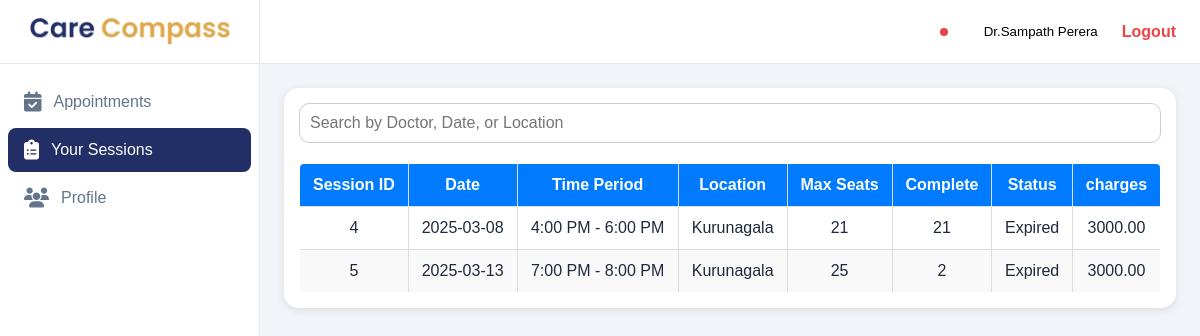
The page /doctor/sessions.php (signed in) on the database its author committed.
### tables this page shows
CREATE TABLE IF NOT EXISTS `sessions` (
  `id` int NOT NULL AUTO_INCREMENT,
  `doctorID` int NOT NULL,
  `date` varchar(100) NOT NULL,
  `timePeriod` varchar(250) NOT NULL,
  `location` varchar(100) NOT NULL,
  `SpecialtyID` int NOT NULL,
  `count` int NOT NULL,
  `appointmentCount` int NOT NULL,
  `status` varchar(100) DEFAULT NULL,
  `charges` decimal(10,2) DEFAULT NULL,
  PRIMARY KEY (`id`)
);

### functions/doctors.php (called while the page is built, shortened)
<?php
function getDoctorByUserId($conn, $userId){
    $sql = "SELECT * FROM doctors WHERE userId='$userId'";
    $result = mysqli_query($conn, $sql);
    $doctor = mysqli_fetch_assoc($result);
    return $doctor;
}

### functions/appointment.php (called while the page is built, shortened)
<?php
function getDoctorSessions($conn, $doctorId)
{
    $sql = "SELECT * FROM sessions WHERE doctorID='$doctorId' ORDER BY date ASC";
    $result = mysqli_query($conn, $sql);
    $sessions = mysqli_fetch_all($result, MYSQLI_ASSOC);
    return $sessions;
}

### doctor/sessions.php (the view, shortened to what this page needs)
<?php
include 'header.php';
include '../db/config.php';
include '../functions/appointment.php';
include '../functions/doctors.php';
$doctor = getDoctorByUserId($conn, $_SESSION['id']);
?>
<div class="dashboard-content">
<div class="card-body">
    <div class="search-bar">
        <input type="text" id="searchInput" placeholder="Search by Doctor, Date, or Location" onkeyup="searchSession()">
    </div>
    <table border="1">
        <thead>
            <tr>
                <th>Session ID</th>
                <th>Date</th>
                <th>Time Period</th>
                <th>Location</th>
                <th>Max Seats</th>
                <th>Complete</th>
                <th>Status</th>
                <th>charges</th>
            </tr>
        </thead>
        <tbody id="sessionTable">
            <?php
            include '../db/config.php';
            $sessions = getDoctorSessions($conn, $doctor['id']);
            foreach ($sessions as $session):
            ?>
            <tr>
                <td><?=$session['id']?></td>
                <td><?=$session['date']?></td>
                <td><?=$session['timePeriod']?></td>
                <td><?=$session['location']?></td>
                <td><?=$session['count']?></td>
                <td><?=$session['appointmentCount']?></td>
                <td><?=$session['status']?></td>
                <td><?=$session['charges']?></td>
            </tr>
            <?php endforeach; ?>
        </tbody>
    </table>
</div>
</div>
</body>
</html>

### assets/css/users/styles.css (style rules this page uses)
* { margin: 0; padding: 0; box-sizing: border-box; font-family: 'Poppins', sans-serif; font-weight: 500; --primary-color: #222F66; --secondary-color: #DEAA4E; }
body { background-color: #f1f5f9; color: #1e293b; }
.dashboard-content { padding: 24px; gap: 24px; display: flex; flex-direction: column; }
.card-body { border-radius: 15px; box-shadow: 0 2px 10px rgba(0, 0, 0, 0.1); background: #fff; padding: 15px; }
.search-bar { display: flex; justify-content: space-between; margin-bottom: 20px; gap: 50px; }
#searchInput { width: 100%; padding: 10px; margin-bottom: 0px; border: 1px solid #ccc; border-radius: 10px; font-size: 16px; }
table { width: 100%; margin: auto; border-collapse: collapse; background: #fff; border-radius: 5px; overflow: hidden; }
th, td { padding: 12px; border: 1px solid #ddd; text-align: center; }
th { background-color: #007bff; color: white; font-weight: bold; }
tr:nth-child(even) { background-color: #f9f9f9; }
input, textarea { font-size: 14px; font-weight: 500; width: 100%; padding: 0.75rem; border: 1px solid #d1d5db; border-radius: 0.5rem; background-color: white; transition: all 0.2s; }

### assets/css/doctors.css (style rules this page uses)
:root { --primary-color: #222F66; --secondary-color: #DEAA4E; --font-family: Poppins; --font-size: 15px; --font-weight: 450; }

### rows shown on the page
sessions: id "4", date "2025-03-08", timePeriod "4:00 PM - 6:00 PM", location "Kurunagala", count "21", appointmentCount "21", status "Expired", charges "3000.00"
sessions: id "5", date "2025-03-13", timePeriod "7:00 PM - 8:00 PM", location "Kurunagala", count "25", appointmentCount "2", status "Expired", charges "3000.00"

### other values the page prints
$_SESSION['name'] "Sampath Perera"
